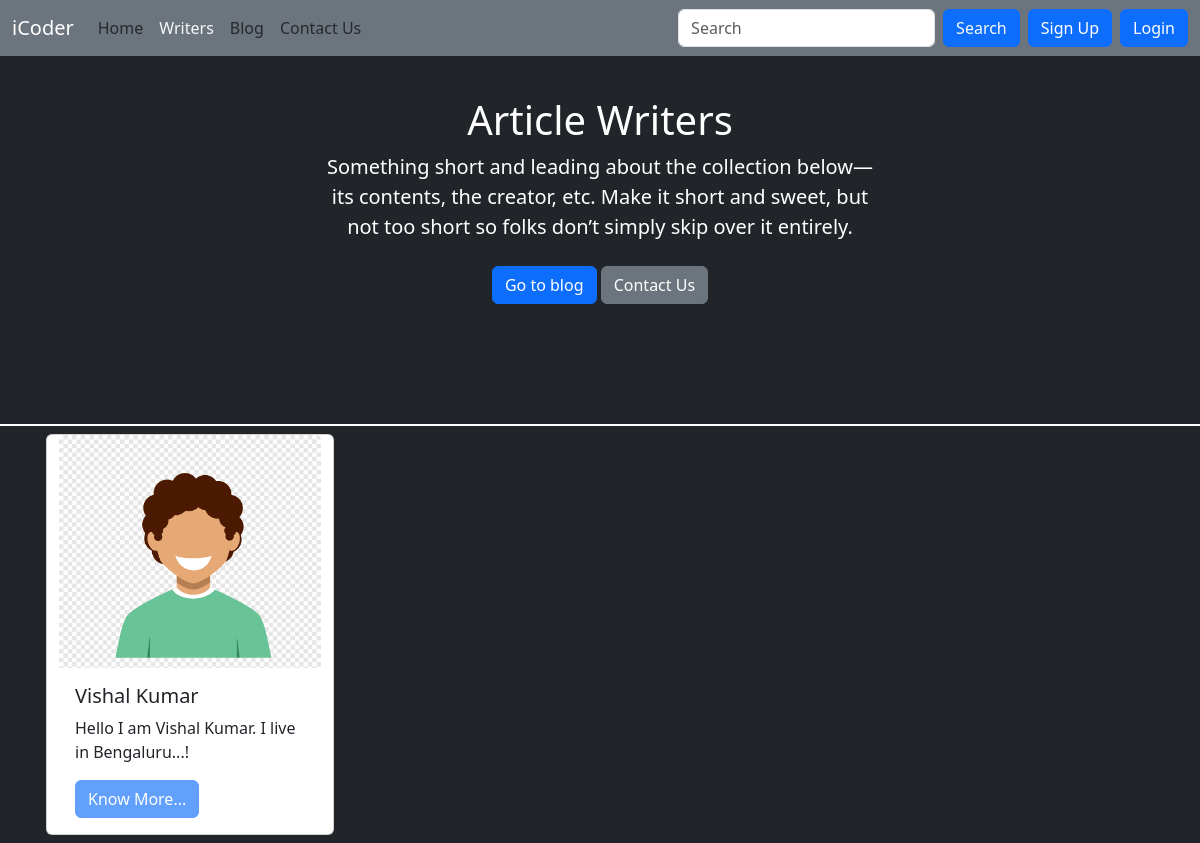
/writers/, run on the app's committed database.
### writers/models.py (models this page shows, shortened)
class Writer(models.Model):
    sno = models.AutoField(primary_key=True)
    username = models.CharField(max_length=15)
    firstName = models.CharField(max_length=100)
    lastName = models.CharField(max_length=100)
    email = models.CharField(max_length=100)
    password = models.CharField(max_length=100)
    bio = models.CharField(max_length=1000, default="")
    userImage  = models.ImageField(upload_to='blog/user', default='blog/user/default_user.png')

### writers/views.py (the view)
# urls.py: path('writers/', include('writers.urls'))
def writers(request):
    users = Writer.objects.all()
    context = {'users' : users}
    return render(request, 'writers/writers.html', context)

### templates/writers/writers.html (shortened to what this page needs)
{% extends "base.html" %}
{% block aboutactive %} text-light {% endblock aboutactive %}
{% block body %}
<div class="bg-dark">
  <section class="py-5 text-center container">
    <div class="row py-lg-5">
      <div class="col-lg-6 col-md-8 mx-auto">
        <h1 class="fw-light text-white">Article Writers</h1>
        <p class="lead text-white">Something short and leading about the collection below—its contents, the creator,
          etc. Make it short and sweet, but not too short so folks don’t simply skip over it entirely.</p>
        <p>
          <a href="/blog" class="btn btn-primary my-2">Go to blog</a>
          <a href="/contact" class="btn btn-secondary my-2">Contact Us</a>
        </p>
      </div>
    </div>
  </section>
  <div class="border border-white w-100 h-10"></div>
  <div class="container">
    <div class="row justify-content-left">
      {% for writer in users %}
      <div class="card mx-3 my-2" style="width: 18rem;">
        <img src="/media/{{writer.userImage}}" onerror="this.src='/media/blog/user/default_user.png'" class="card-img-top" alt="...">
        <div class="card-body">
          <h5 class="card-title">{{writer.firstName}} {{writer.lastName}}</h5>
          <p class="card-text">{{writer.bio|truncatewords:10}}</p>
          {% if user.is_authenticated %}
          <a href="/writers/{{writer.firstName}}" class="btn btn-primary">Know More...</a>
          {% else %}
          <button class="btn btn-primary" disabled>Know More...</button>
          {% endif %}
        </div>
      </div>
      {% endfor %}
    </div>
  </div>
</div>
{% endblock body %}

### data on the page
Writer: firstName "Vishal", lastName "Kumar", bio "Hello I am Vishal Kumar. I live in Bengaluru...!"
